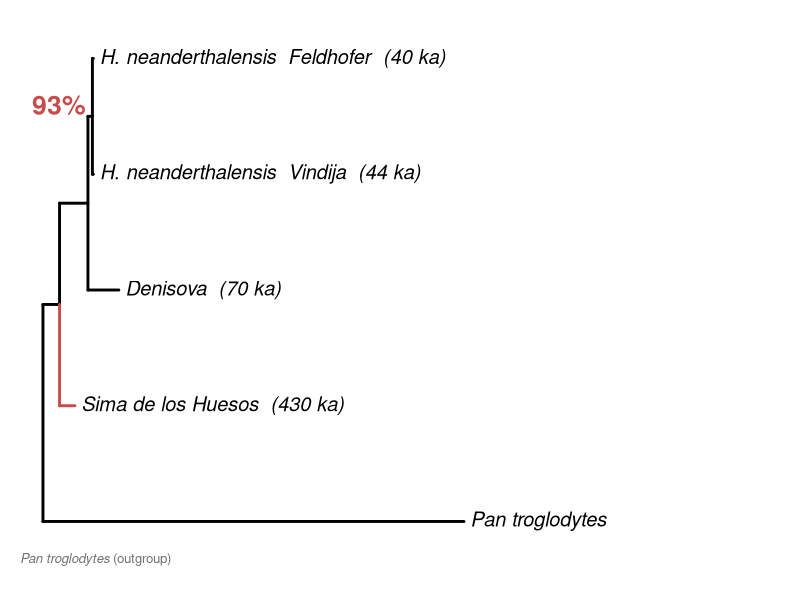
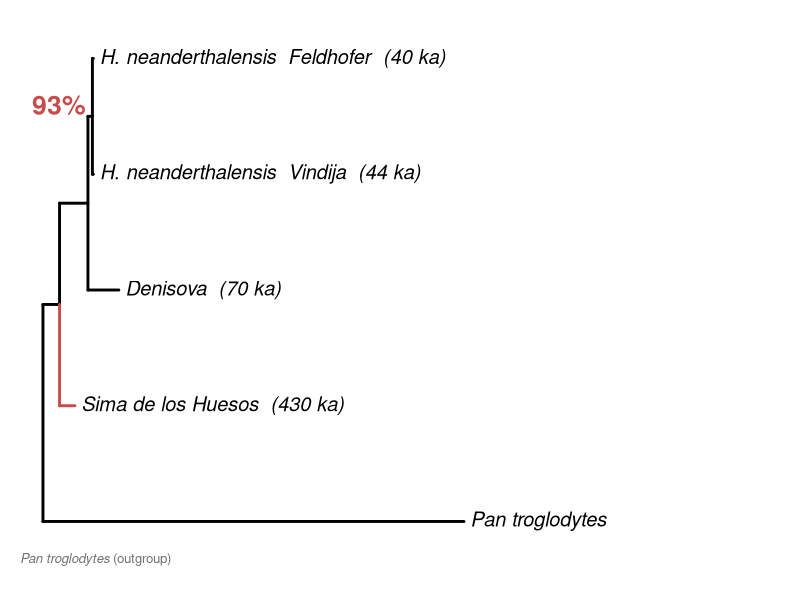

Reproduce these figures in R, in order.
# ============================================================
# Figure 1 — Mitochondrial DNA phylogeny ONLY
# IQ-TREE v3.0.1 · HKY+G4 · rooted on Pan troglodytes
# Output: figure1_mtDNA.pdf + figure1_mtDNA.tiff (600 dpi)
# ============================================================

library(ape)

mt_tree <- read.tree(text =
  "(Pan_troglodytes:0.1320,(Sima_430ka:0.0048,(Denisova3:0.0097,(Neandertal_Vindija:0.0003,Feldhofer:0.0003):0.0014):0.0089):0.0052);")

mt_tree$tip.label <- c(
  "Pan troglodytes",
  "Sima de los Huesos  (430 ka)",
  "Denisova  (70 ka)",
  "H. neanderthalensis  Vindija  (44 ka)",
  "H. neanderthalensis  Feldhofer  (40 ka)"
)

# Edge colours: Sima branch in red
edge_col <- rep("black", nrow(mt_tree$edge))
sima_tip  <- which(grepl("Sima", mt_tree$tip.label))
for (i in seq_len(nrow(mt_tree$edge)))
  if (mt_tree$edge[i, 2] == sima_tip) edge_col[i] <- "#C94C4C"

draw_fig1 <- function() {
  par(mar = c(3, 1, 2, 8), mgp = c(2, 0.6, 0),
      family = "sans")

  plot(mt_tree,
       type            = "phylogram",
       use.edge.length = TRUE,
       show.tip.label  = TRUE,
       edge.color      = edge_col,
       edge.width      = 2.8,
       cex             = 1.20,
       label.offset    = 0.002,
       x.lim           = c(0, 0.18))

  # Scale bar
  sw <- 0.03; sx <- 0.003; sy <- 0.55
  rect(sx, sy - 0.07, sx + sw, sy + 0.07,
       col = "black", border = NA)
  text((2*sx + sw)/2, sy - 0.32,
       "0.03 substitutions/site", cex = 1.0, adj = 0.5)

  # Bootstrap value on key node
  text(0.005, 4.60, "93%", cex = 1.6, font = 2, col = "#C94C4C")

  # Outgroup label
  mtext(expression(italic("Pan troglodytes") ~ "(outgroup)"),
        side = 1, line = 0.5, adj = 0, cex = 0.80, col = "grey45")
}

# PDF
pdf("figure1_mtDNA.pdf", width = 10, height = 7)
draw_fig1()
dev.off()

# TIFF 600 dpi
tiff("figure1_mtDNA.tiff",
     width = 10, height = 7, units = "in",
     res = 600, compression = "lzw")
draw_fig1()
dev.off()

message("figure1_mtDNA.pdf + .tiff saved")
